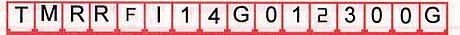
#> input picture 58636157-remove-background/1.jpg, 460 x 35 px
$ python remove_background.py
#> lines starting #> are read from the running program, lines starting #| are printed output that depends on the picture; after the words box and inside, x2 and y2 are one past the last pixel; in counts of white or black regions, pixels touching at a corner belong together
import cv2

image = cv2.imread('1.jpg')
#> image is the input picture: shape (35, 460, 3); mean B, G, R 182.9, 182.2, 219.4

# Remove vertical and horizontal lines
kernel_vertical = cv2.getStructuringElement(cv2.MORPH_RECT, (1,50))
temp1 = 255 - cv2.morphologyEx(image, cv2.MORPH_CLOSE, kernel_vertical)
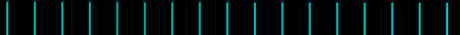
#> temp1: shape (35, 460, 3); mean B, G, R 16.1, 15.4, 1.1
horizontal_kernel = cv2.getStructuringElement(cv2.MORPH_RECT, (50,1))
temp2 = 255 - cv2.morphologyEx(image, cv2.MORPH_CLOSE, horizontal_kernel)
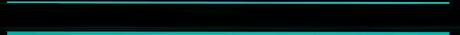
#> temp2: shape (35, 460, 3); mean B, G, R 28.6, 29.8, 3.7
temp3 = cv2.add(temp1, temp2)
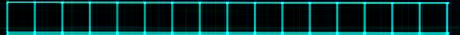
#> temp3: shape (35, 460, 3); mean B, G, R 44.3, 44.6, 4.9
removed = cv2.add(temp3, image)

# Threshold and perform morphological operations
gray = cv2.cvtColor(removed, cv2.COLOR_BGR2GRAY)
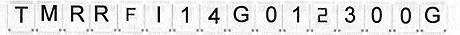
#> gray: shape (35, 460); min 0, max 255, mean 225.3
thresh = cv2.threshold(gray, 180, 255, cv2.THRESH_BINARY_INV)[1]
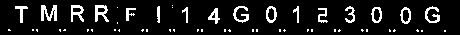
#> thresh: shape (35, 460); 10% white in thin lines or dots, all inside (x1, y1, x2, y2) = (8, 5, 446, 32)
kernel = cv2.getStructuringElement(cv2.MORPH_RECT, (2,2))
close = cv2.morphologyEx(thresh, cv2.MORPH_CLOSE, kernel, iterations=1)
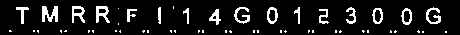
#> close: shape (35, 460); 10.1% white in thin lines or dots, all inside (x1, y1, x2, y2) = (9, 6, 447, 33)

# Filter using contour area and remove small noise
cnts = cv2.findContours(close, cv2.RETR_EXTERNAL, cv2.CHAIN_APPROX_SIMPLE)
#> cnts = 51 contours, 35 with area under 20; largest, box (x1, y1, x2, y2) and area: (267, 7, 278, 24) 130, (96, 6, 110, 23) 128, (401, 8, 412, 25) 126, (372, 8, 383, 24) 124, (42, 6, 58, 22) 122
cnts = cnts[0] if len(cnts) == 2 else cnts[1]
for c in cnts:
    area = cv2.contourArea(c)
    if area < 10:
        cv2.drawContours(close, [c], -1, (0,0,0), -1)
#> this loop made 51 passes
#> area on passes 34, 35, 36, 37, 38, 39, 41, 42, 43, 44, 45, 46: 41, 76.5, 38.5, 125.5, 123.5, 24.5, 72, 49.5, 26.5, 130.5, 70.5, 29
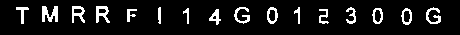
#> close: shape (35, 460); 9% white in thin lines or dots, all inside (x1, y1, x2, y2) = (16, 6, 441, 25)

final = 255 - close
cv2.imshow('removed', removed)
cv2.imshow('thresh', thresh)
cv2.imshow('close', close)
cv2.imshow('final', final)
cv2.imwrite('temp1.png', temp1)
cv2.imwrite('temp2.png', temp2)
cv2.imwrite('temp3.png', temp3)
cv2.waitKey()
